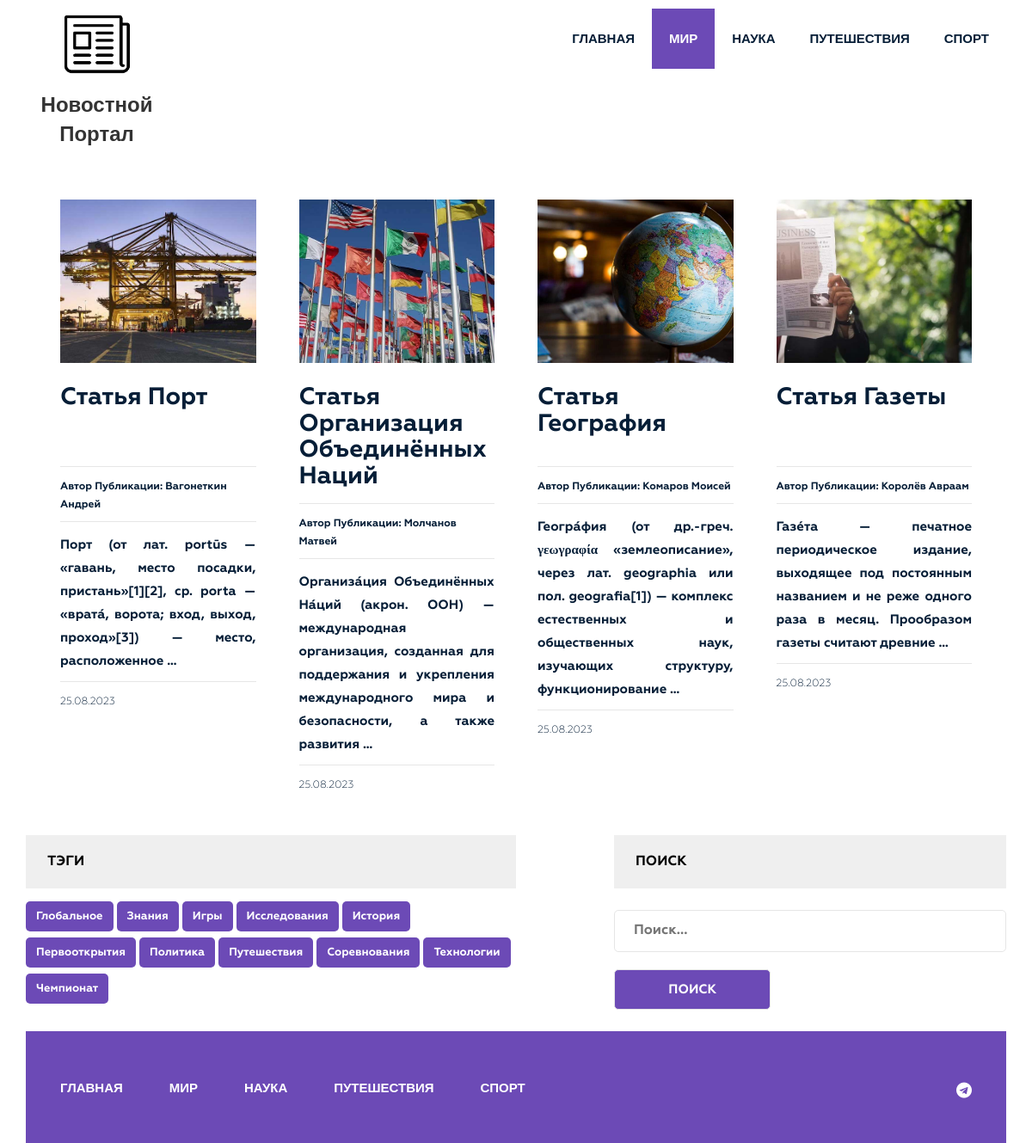
Screenshot of /category/world/ with the database file from the repository.
### news/models.py (models this page shows, shortened)
class Category(models.Model):
    title = models.CharField(max_length=255)
    slug = models.SlugField(max_length=255, verbose_name='Category_url', unique=True)
    def get_absolute_url(self):
        return reverse('category', kwargs={"slug": self.slug})
    class Meta:
        verbose_name = 'Category(s)'
        verbose_name_plural = 'Categories'
        ordering = ['title']

class Post(models.Model):
    title = models.CharField(max_length=255, verbose_name='Name')
    slug = models.SlugField(max_length=255, unique=True, verbose_name='Link')
    author = models.CharField(max_length=100, verbose_name='Author')
    content = models.TextField(blank=True, verbose_name='Content')
    created_at = models.DateTimeField(auto_now_add=True, verbose_name='Published')
    photo = models.ImageField(upload_to='photos/%Y/%m/%d/', blank=True, verbose_name='Photo')
    views = models.IntegerField(default=0, verbose_name='Number of views')
    category = models.ForeignKey(Category, on_delete=models.PROTECT, related_name='posts', verbose_name='Category')
    tags = models.ManyToManyField(Tag, blank=True, related_name='posts', verbose_name='Tag')
    is_published = models.BooleanField(default=True)
    def get_absolute_url(self):
        return reverse('post', kwargs={"slug": self.slug})
    class Meta:
        verbose_name = 'Article(s)'
        verbose_name_plural = 'Articles'
        ordering = ['-created_at']

class Tag(models.Model):
    title = models.CharField(max_length=50)
    slug = models.SlugField(max_length=50, verbose_name='Slug_url', unique=True)
    def get_absolute_url(self):
        return reverse('tag', kwargs={"slug": self.slug})
    class Meta:
        verbose_name = 'Tag'
        verbose_name_plural = 'Tags'
        ordering = ['title']

### news/views.py (the view)
# urls.py: path('category/<str:slug>/', PostsByCategory.as_view(), name='category'),
class PostsByCategory(ListView):
    template_name = 'news/category.html'
    context_object_name = 'posts'
    paginate_by = 4
    allow_empty = False
    def get_queryset(self):
        queryset = Post.objects.filter(category__slug=self.kwargs['slug']).order_by('-created_at')
        if not queryset.exists():
            raise Http404("Статей с данной категорией не найдено...")
        return queryset
    def get_context_data(self, *, object_list=None, **kwargs):
        context = super().get_context_data(**kwargs)
        context['title'] = Category.objects.get(slug=self.kwargs['slug'])
        return context

### news/templatetags/menu.py (called while the page is built)
@register.inclusion_tag('news/menu_tpl.html')
def show_menu(menu_class='menu'):
    categories = Category.objects.all()
    return {"categories": categories, "menu_class": menu_class}

### news/templatetags/sidebar.py (called while the page is built)
@register.inclusion_tag('news/tags_tpl.html')
def get_tags():
    tags = Tag.objects.all()
    return {"tags": tags}

### news/templates/news/category.html (shortened to what this page needs)
{% extends 'base.html' %}
{% load static %}
{% load sidebar %}
{% block content %}
<section class="blog-post-area">
    <div class="container">
        <div class="row">
            <div class="blog-post-area-style">
                {% for post in posts %}
                    <div class="col-md-3">
                        <div class="single-post">
                            <div class="main-img">
                                {% if post.photo %}
                                <img src="{{ post.photo.url }}" alt="{{ post.title }}">
                                {% else %}
                                <img src="{% static 'img/no-image.jpeg'%}" alt="{{ post.title }}" height="201" width="300">
                                {% endif %}
                            </div>
                            <h3><a href="{{ post.get_absolute_url }}">{{ post.title|truncatewords_html:7|safe }}</a></h3>
                            <h4><span><b>Автор Публикации: </b><span class="author-name"><b>{{ post.author }}</b></span></span></h4>
                            <a href="{{ post.get_absolute_url }}"><p><b>{{ post.content|truncatewords_html:20|safe }}</b></p></a>
                            <h4><span>{{ post.created_at|date:"d.m.Y" }}</span></h4>
                        </div>
                    </div>
                {% endfor %}
            </div>
        </div>
        <section class="main-nav single-blog-area">
            <div class="right-tags">
                {% get_tags %}
            </div>
            <div class="left-search newsletter">
                <h2 class="sidebar-title main-tl"><b>Поиск</b></h2>
                <form action="{% url 'search' %}" method="get">
                    <input type="text" name="s" id="" placeholder="Поиск..." style="font-weight: bold;">
                    <input type="submit" value="Поиск" style="font-weight: bold;">
                </form>
            </div>
        </section>
    </div>
</section>
{% endblock %}

### news/templates/news/menu_tpl.html
<div class="{{ menu_class }}">
    <ul>
        <li><a href="{% url 'home' %}"><b>Главная</b></a></li>
        {% for item in categories %}
            <li><a href="{{ item.get_absolute_url }}"><b>{{ item.title }}</b></a></li>
        {% endfor %}
    </ul>
</div>

### news/templates/news/tags_tpl.html
<div class="tags">
    <h2 class="sidebar-title main-tl"><b>Тэги</b></h2>
    {% for tag in tags %}
    <p><a href="{{ tag.get_absolute_url }}"><b>{{ tag.title }}</b></a></p>
    {% endfor %}
</div>

### news_app/static/style.css (style rules this page uses)
.main-nav { display: flex; justify-content: space-between; margin-bottom: 15px !important; }
.left-search { width: 40%; }
.right-tags { width: 50%; }
.main-tl { margin-top: 0px !important; }
.wrapper header.header .menu { margin: 0 }
.wrapper header.header .menu ul { float: right; margin: 0; padding: 0; margin-right: 4px; }
.wrapper header.header .menu ul li { display: inline-block; list-style: outside none none; margin: 10px -4px 10px 0; }
.wrapper header.header .menu ul li a { color: rgb(6, 30, 55); font-family: "Raleway", sans-serif; font-size: 15px; font-weight: 600; line-height: 70px; padding: 26px 20px; text-decoration: none; text-transform: uppercase; }
.wrapper header.header .menu ul li.active a { background: #6C4AB6; color: #fff; }
section.blog-post-area img { width: 100%; }
section.blog-post-area .single-post { padding-right: 20px; margin: 40px 0px 0px; }
section.blog-post-area h4 span { font-family: Geometria; font-weight: 400; font-size: 12px; color: #061e37; text-decoration: none; }
section.blog-post-area h4 span.author-name { font-weight: 500; }
.blog-post-area .single-post h3 a { font-family: Geometria; font-size: 28px; font-weight: 700; text-decoration: none; color: #061e37; }
.blog-post-area .single-post p { color: #061e37; font-family: Geometria; font-size: 15px; font-weight: 400; line-height: 27px; padding-top: 14px; position: relative; text-align: justify; min-height: 170px; }
.blog-post-area .single-post h4 { margin-bottom: 12px; padding-top: 10px; position: relative; }
.blog-post-area .single-post h4::before { background: #e6e6e6 none repeat scroll 0 0; content: ""; height: 1px; position: absolute; top: 0; width: 100%; }
.blog-post-area .single-post p::before { background: #e6e6e6 none repeat scroll 0 0; content: ""; height: 1px; position: absolute; top: 0; width: 100%; }
.blog-post-area .single-post h3 { margin: 25px 0 15px; min-height: 80px; }
.single-post a { text-decoration: none !important; }
.blog-post-area .blog-post-area-style { margin: 0 20px 0 40px; }
.wrapper footer.footer .footer-menu { margin: 0 }
.wrapper footer.footer .footer-menu ul { line-height: 130px; margin: 0; padding: 0; }
.wrapper footer.footer .footer-menu ul li { display: inline; list-style: outside none none; margin: 0; padding: 30px 0px; }
.wrapper footer.footer .footer-menu ul li a { color: #fff; font-family: "Raleway", sans-serif; font-size: 15px; font-weight: 600; line-height: 70px; margin-left: 40px; padding: 26px 10px 26px 0; text-decoration: none; text-transform: uppercase; }
.single-blog-area { margin-bottom: 100px; display: flex; align-items: baseline; }
.single-blog-area h2 { color: #010101; font-family: Geometria; font-size: 38px; font-weight: 500; margin-bottom: 15иpx; margin-top: 45px; }
.single-blog-area p { font-family: Geometria; font-size: 15px; font-weight: 500; line-height: 35px; position: relative; text-align: justify; }
.single-blog-area form input { border: 1px solid #e6e6e6; font-family: Geometria; margin-top: 10px; margin-bottom: 10px; padding: 12px 22px; border-radius: 5px; width: 100% }
.single-blog-area form input[placeholder] { color: #000; font-family: Geometria; font-size: 16px; font-weight: 500; }
.single-blog-area form { margin: 50px 0 0; position: relative; }
.single-blog-area h2.sidebar-title { background: #efefef none repeat scroll 0 0; color: #000; font-family: Geometria; font-size: 16px; font-weight: 500; margin-bottom: 15px; margin-top: 50px; padding: 21px 25px; text-transform: uppercase; }
.single-blog-area .tags p { background: #6C4AB6 none repeat scroll 0 0; border-radius: 5px; display: inline-block; font-family: Geometria; font-size: 13px; font-weight: 500; margin-right: 4px; padding: 0 12px; margin-bottom: 7px; }
.single-blog-area .tags p a { color: #fff; display: inline-block; text-decoration: none; }
.single-blog-area .newsletter form { margin: 15px 0 0; }
.single-blog-area .newsletter input[type="submit"] { width: 40%; min-width: 110px; background: #6C4AB6; color: #fff; text-transform: uppercase; font-family: Geometria; font-size: 15px; font-weight: 500; }
.tags { margin-top: 40px; display: inline-table; }
.main-img { height: 190px; overflow: hidden; margin-top: 50px; display: flex; align-items: center; justify-content: center; }
.main-img img { height: 100% !important; width: 100% !important; object-fit: cover !important; object-position: center !important; }
form input { outline: none; font-family: Geometria; }

### rows the page displays
Category: title "МИР"
Category: title "НАУКА"
Category: title "ПУТЕШЕСТВИЯ"
Category: title "СПОРТ"
Post: photo (picture), title "Статья Порт", author "Вагонеткин Андрей", content "Порт (от лат. portūs — «гавань, место посадки, пристань»[1][2], ср. porta — «врата́, ворота; вход, выход, проход»[3]) — место, расположенное …", created_at "25.08.2023"
Post: photo (picture), title "Статья Организация Объединённых Наций", author "Молчанов Матвей", content "Организа́ция Объединённых На́ций (акрон. ООН) — международная организация, созданная для поддержания и укрепления международного мира и безопасности, а также развития …", created_at "25.08.2023"
Post: photo (picture), title "Статья География", author "Комаров Моисей", content "Геогра́фия (от др.-греч. γεωγραφία «землеописание», через лат. geographia или пол. geografia[1]) — комплекс естественных и общественных наук, изучающих структуру, функционирование …", created_at "25.08.2023"
Post: photo (picture), title "Статья Газеты", author "Королёв Авраам", content "Газе́та — печатное периодическое издание, выходящее под постоянным названием и не реже одного раза в месяц. Прообразом газеты считают древние …", created_at "25.08.2023"
Tag: title "Глобальное"
Tag: title "Знания"
Tag: title "Игры"
Tag: title "Исследования"
Tag: title "История"
Tag: title "Первооткрытия"
Tag: title "Политика"
Tag: title "Путешествия"
Tag: title "Соревнования"
Tag: title "Технологии"
Tag: title "Чемпионат"
